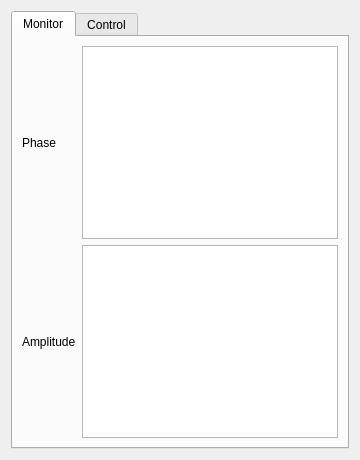
                  <widget class="QWidget" name="tab_2">
                   <attribute name="title">
                    <string>Pulse Shaping</string>
                   </attribute>
                   <layout class="QGridLayout" name="gridLayout_18">
                    <item row="0" column="0">
                     <widget class="QTabWidget" name="tabWidget_16">
                      <property name="currentIndex">
                       <number>0</number>
                      </property>
                      <widget class="QWidget" name="tab_43">
                       <attribute name="title">
                        <string>Monitor</string>
                       </attribute>
                       <layout class="QGridLayout" name="gridLayout_35">
                        <item row="0" column="0">
                         <widget class="QLabel" name="label_20">
                          <property name="text">
                           <string>Phase</string>
                          </property>
                         </widget>
                        </item>
                        <item row="0" column="1">
                         <widget class="QGraphicsView" name="graphicsView_15"/>
                        </item>
                        <item row="1" column="0">
                         <widget class="QLabel" name="label_21">
                          <property name="text">
                           <string>Amplitude</string>
                          </property>
                         </widget>
                        </item>
                        <item row="1" column="1">
                         <widget class="QGraphicsView" name="graphicsView_16"/>
                        </item>
                       </layout>
                      </widget>
                      <widget class="QWidget" name="tab_44">
                       <attribute name="title">
                        <string>Control</string>
                       </attribute>
                      </widget>
                     </widget>
                    </item>
                   </layout>
                  </widget>
